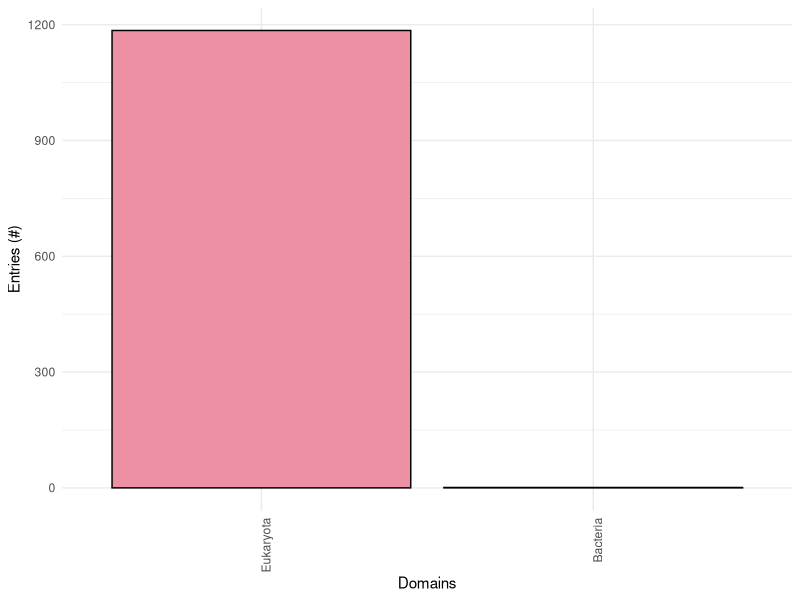
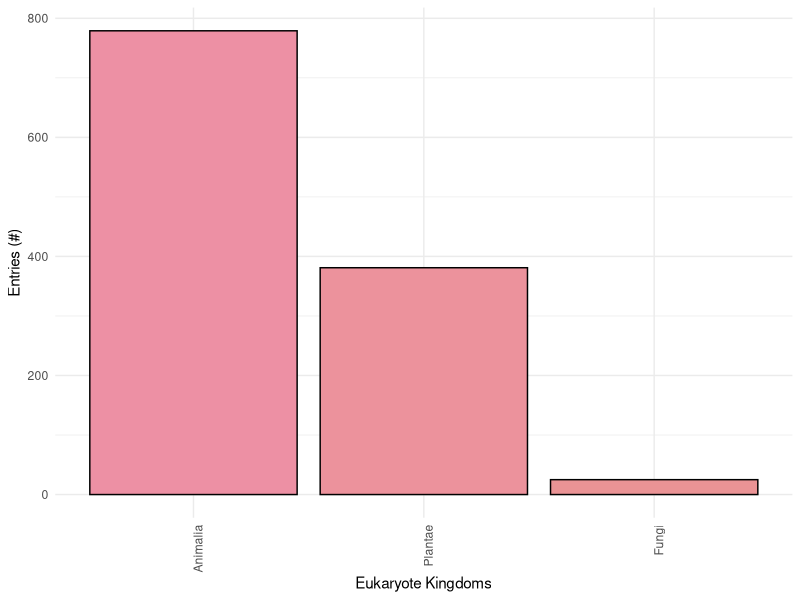
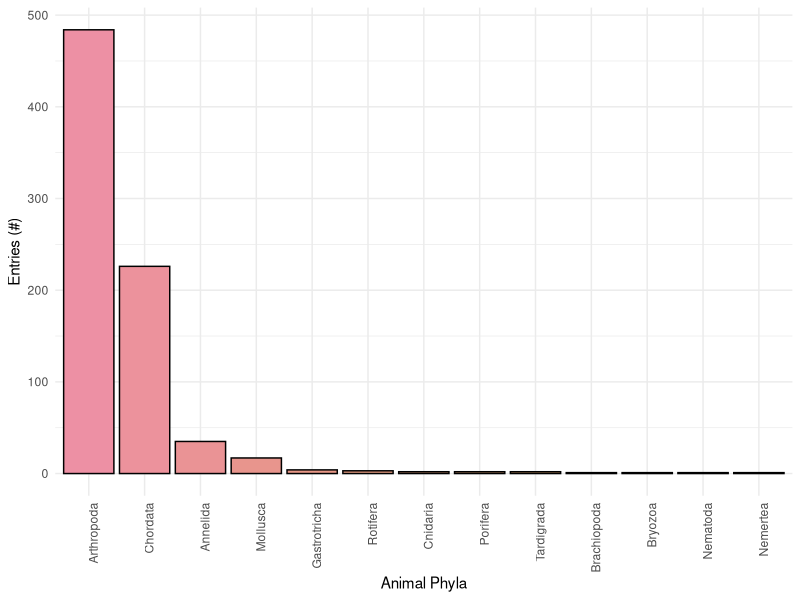
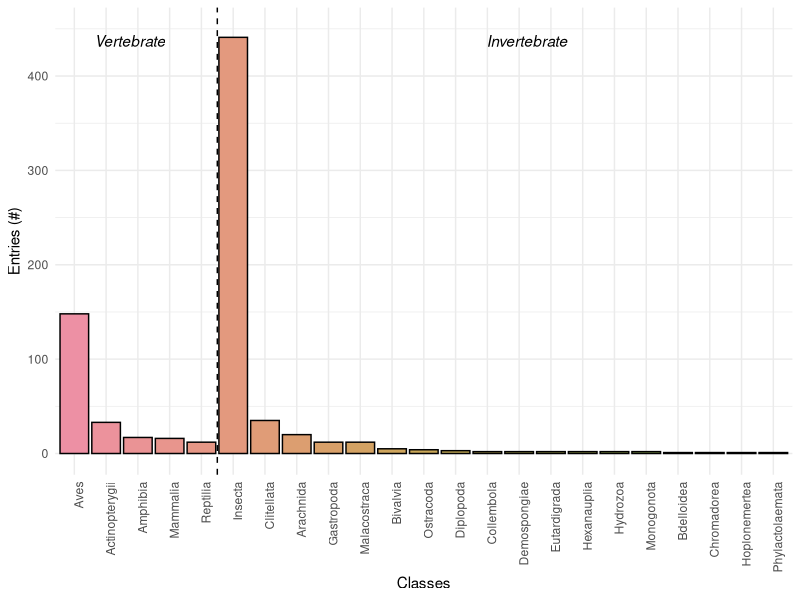
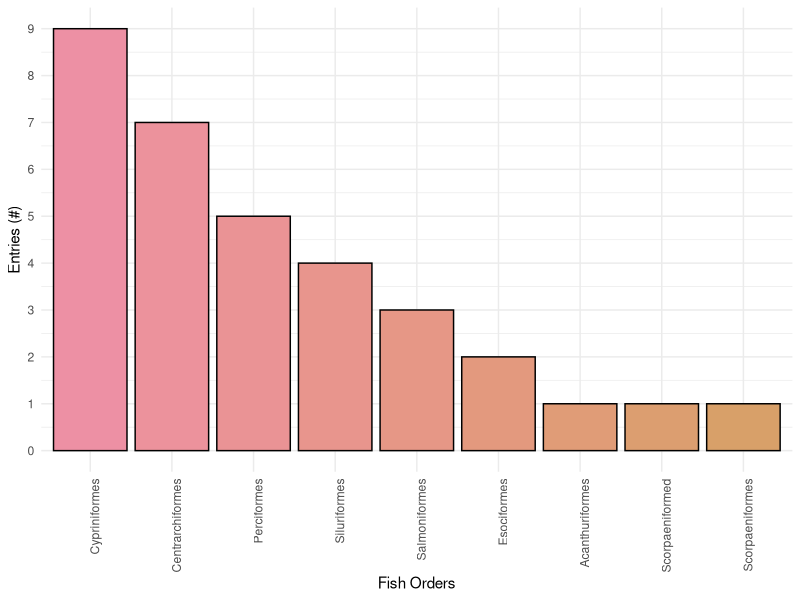
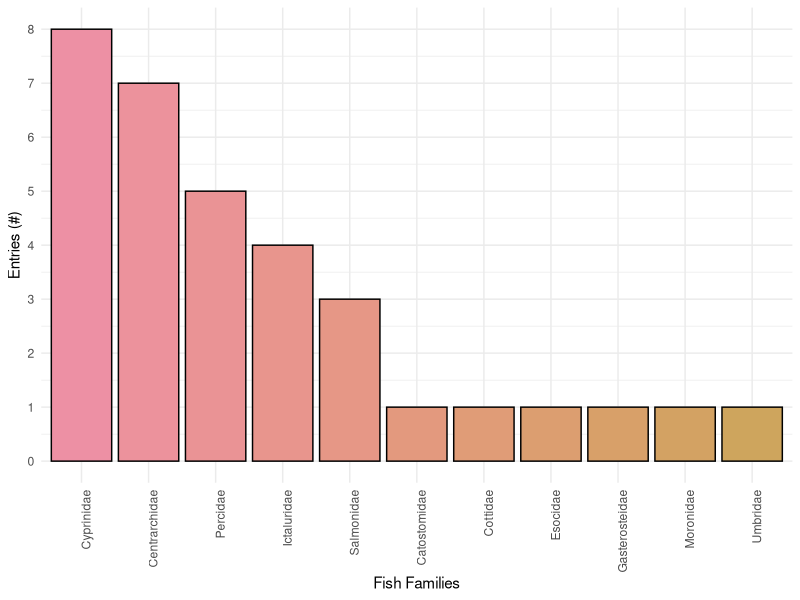
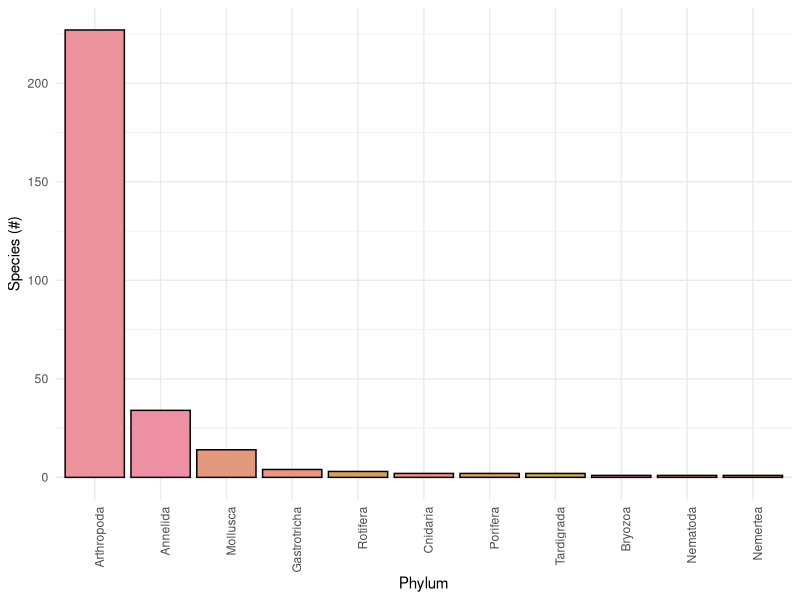
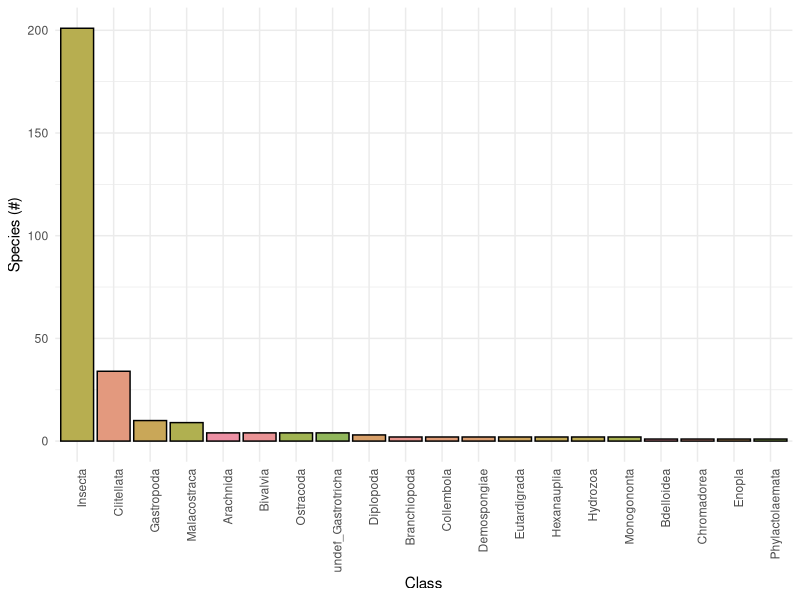

Write R code to recreate these figures, in order.
### GRAPHING BIOTIC DATA

## Load packages ---------------------------------------------------------------
if (!require(readxl, quietly = TRUE)) {
  install.packages("readxl")
  library(readxl)}

if (!require(tidyverse, quietly = TRUE)) {
  install.packages("tidyverse")
  library(tidyverse)}

if (!require(cowplot, quietly = TRUE)) {
  install.packages("cowplot")
  library(cowplot)}

if (!require(gridExtra, quietly = TRUE)) {
  install.packages("gridExtra")
  library(gridExtra)}

# Import data -----------------------------------------------------------------
# Biotic inventory description data
inventory <- read_excel("./data/biotic_inventory_description.xlsx")
fish <- read_excel("./data/fish_order_family.xlsx")

# STREAM data
stream <- read_excel("./data/STREAM_MILL CREEK GRCA_Taxonomic_Results_2023.xlsx", sheet = "Species")

# Trout data 
trout1 <- read_excel("data/species_scanned_docs.xlsx", sheet = "10.1_pages1-2")
trout2 <- read_excel("data/species_scanned_docs.xlsx", sheet =  "10.1_pages4-9_and_3.11")

# Human population data
census <- data.frame( #sourced from StatsCan census data
  Year = c(1981, 1986, 1991, 1996, 2001, 2006, 2011, 2016, 2021),
  Population = c(4480, 4885, 5397, 5416, 5885, 6689, 7029, 7336, 7944),
  Dwellings = c(1385, 1520, 1745, 1895, 2028, 2396, 2619, 2793, 2946)
)

## Data prep -------------------------------------------------------------------
# Biotic inventory data prep
domains <- inventory %>%
  mutate(`# Entries` = as.numeric(`# Entries`)) %>%
  group_by(Domain) %>%
  summarise(Total = sum(`# Entries`, na.rm = TRUE)) %>%
  mutate(Domain = reorder(Domain, -Total))

eukaryote_kingdoms <- inventory %>%
  mutate(`# Entries` = as.numeric(`# Entries`)) %>%
  filter(Domain == "Eukaryota") %>%
  group_by(Kingdom) %>%
  summarise(Total = sum(`# Entries`, na.rm = TRUE)) %>%
  mutate(Kingdom = reorder(Kingdom, -Total))

animal_phyla <- inventory %>%
  mutate(`# Entries` = as.numeric(`# Entries`)) %>%
  filter(Domain == "Eukaryota", Kingdom == "Animalia") %>%
  group_by(Phylum) %>%
  summarise(Total = sum(`# Entries`, na.rm = TRUE)) %>%
  mutate(Phylum = reorder(Phylum, -Total))

vert_classes <- inventory %>%
  mutate(`# Entries` = as.numeric(`# Entries`)) %>%
  filter(Domain == "Eukaryota", Kingdom == "Animalia", Phylum == "Chordata") %>%
  group_by(Class) %>%
  summarise(Total = sum(`# Entries`, na.rm = TRUE)) %>%
  mutate(Class = reorder(Class, -Total))

invert_classes <- inventory %>%
  mutate(`# Entries` = as.numeric(`# Entries`)) %>%
  filter(Domain == "Eukaryota", Kingdom == "Animalia", Phylum != "Chordata", !is.na(Class)) %>%
  group_by(Class) %>%
  summarise(Total = sum(`# Entries`, na.rm = TRUE)) %>%
  mutate(Class = reorder(Class, -Total))

 vert_classes <- vert_classes %>% mutate(Class = as.factor(Class), Type = "Vertebrate")
 invert_classes <- invert_classes %>% mutate(Class = as.factor(Class), Type = "Invertebrate")
 combined_classes <- rbind(vert_classes, invert_classes)
 combined_classes$Class <- factor(combined_classes$Class, levels = c(levels(vert_classes$Class), "----", levels(invert_classes$Class)))

fish_orders <- fish %>%
  group_by(Order) %>%
  summarise(Total = n()) %>%
  mutate(Order = reorder(Order, -Total))

fish_families <- fish %>%
  group_by(Family) %>%
  summarise(Total = n()) %>%
  mutate(Family = reorder(Family, -Total))

# STREAM data prep
filtered_stream_data <- stream %>% #select only sites on Mill Creek
  filter(if_any(starts_with("MIL") | starts_with("MLC"), ~ !is.na(.))) %>%
  select(-starts_with("BLR"), -starts_with("CHL"), -starts_with("HWC"), -starts_with("RAN")) %>%
  mutate(across(starts_with("MIL") | starts_with("MLC"), ~ as.integer(. == "P")))
View(filtered_stream_data)

phylum_count <- filtered_stream_data %>% #count species in each phylum
  group_by(Phylum) %>%
  summarise(Species_Count = n_distinct(Species))

class_count <- filtered_stream_data %>% #count species in each class
  group_by(Class) %>%
  summarise(Species_Count = n_distinct(Species))

family_insecta_count <- filtered_stream_data %>% #subset by class Insecta and count species in each family
  filter(Class == "Insecta") %>%
  group_by(Family) %>%
  summarise(Species_Count = n_distinct(Species))

# Trout population data prep
trout1 <- trout1 %>% 
  rename("trout_per_ha" = "#s/ha")

trout2 <- trout2 %>% 
  filter(`population numbers per`!="station")

brown_trout <- trout2 %>% filter(Species == "brown") #filter data for brown trout
brook_trout <- trout2 %>% filter(Species == "brook") #filter data for brook trout

# Define color palette
palette <- hcl.colors(63, palette = "Set2")
palette2 <- hcl.colors(3, palette = "Set2")

## Biotic inventory graphs -----------------------------------------------------
# Graph Domains
ggplot(domains, aes(x = Domain, y = Total, fill = Domain)) +
  geom_bar(stat = "identity", color = "black") +
  scale_fill_manual(values = palette) +
  labs(x = "Domains", y = "Entries (#)", fill = "Domain") +
  theme_minimal() +
  theme(axis.text.x = element_text(angle = 90, hjust = 1), legend.position = "none")

# Graph Eukaryotic Kingdoms
ggplot(eukaryote_kingdoms, aes(x = Kingdom, y = Total, fill = Kingdom)) +
  geom_bar(stat = "identity", color = "black") +
  scale_fill_manual(values = palette) +
  labs(x = "Eukaryote Kingdoms", y = "Entries (#)", fill = "Kingdom") +
  theme_minimal() +
  theme(axis.text.x = element_text(angle = 90, hjust = 1), legend.position = "none")

# Graph Animal Phyla
ggplot(animal_phyla, aes(x = Phylum, y = Total, fill = Phylum)) +
  geom_bar(stat = "identity", color = "black") +
  scale_fill_manual(values = palette) +
  labs(x = "Animal Phyla", y = "Entries (#)", fill = "Phylum") +
  theme_minimal() +
  theme(axis.text.x = element_text(angle = 90, hjust = 1), legend.position = "none")

# Graph Classes 
ggplot(combined_classes, aes(x = Class, y = Total, fill = Class)) +
  geom_bar(stat = "identity", color = "black") +
  scale_fill_manual(values = palette) +
  labs(x = "Classes", y = "Entries (#)", fill = "Class") +
  theme_minimal() +
  theme(axis.text.x = element_text(angle = 90, hjust = 1), 
        legend.position = "none") +
  scale_y_continuous(limits = c(0, 450)) +
  geom_vline(xintercept = which(levels(combined_classes$Class) == "Insecta") - 1.5, linetype = "dashed") +
  annotate("text", x = (which(levels(combined_classes$Class) == "Insecta") - 1.5) / 2, y = 450, label = "Vertebrate", vjust = 1.5, fontface = "italic") +
  annotate("text", x = (which(levels(combined_classes$Class) == "Insecta") + length(levels(invert_classes$Class)) / 2 - 0.75), y = 450, label = "Invertebrate", vjust = 1.5, fontface = "italic")

# Graph fish
ggplot(fish_orders, aes(x = Order, y = Total, fill = Order)) +
  geom_bar(stat = "identity", color = "black") +
  scale_fill_manual(values = palette) +
  labs(x = "Fish Orders", y = "Entries (#)", fill = "Order") +
  theme_minimal() +
  scale_y_continuous(limits = c(0,9), breaks = 0:9) +
  theme(axis.text.x = element_text(angle = 90, hjust = 1), legend.position = "none")

ggplot(fish_families, aes(x = Family, y = Total, fill = Family)) +
  geom_bar(stat = "identity", color = "black") +
  scale_fill_manual(values = palette) +
  labs(x = "Fish Families", y = "Entries (#)", fill = "Family") +
  theme_minimal() +
  scale_y_continuous(limits = c(0,8), breaks = 0:8) +
  theme(axis.text.x = element_text(angle = 90, hjust = 1), legend.position = "none")

## STREAM data graphs ----------------------------------------------------------
# Graph Phyla
ggplot(phylum_count, aes(x = reorder(Phylum, -Species_Count), y = Species_Count, fill = Phylum)) +
  geom_bar(stat = "identity", color = "black") +
  scale_fill_manual(values = palette) +
  labs(x = "Phylum", y = "Species (#)", fill = "Phylum") +
  theme_minimal() +
  theme(axis.text.x = element_text(angle = 90, hjust = 1), legend.position = "none")

# Graph Classes
ggplot(class_count, aes(x = reorder(Class, -Species_Count), y = Species_Count, fill = Class)) +
  geom_bar(stat = "identity", color = "black") +
  scale_fill_manual(values = palette) +
  labs(x = "Class", y = "Species (#)", fill = "Class") +
  theme_minimal() +
  theme(axis.text.x = element_text(angle = 90, hjust = 1), legend.position = "none")

# Graph Families within Class Insecta
ggplot(family_insecta_count, aes(x = reorder(Family, -Species_Count), y = Species_Count, fill = Family)) +
  geom_bar(stat = "identity", color = "black") +
  scale_fill_manual(values = palette) +
  labs(x = "Family", y = "Species (#)", fill = "Family") +
  theme_minimal() +
  theme(axis.text.x = element_text(angle = 90, hjust = 1), legend.position = "none")

## Trout population graphs -----------------------------------------------------
trout1 %>%
  ggplot(aes(x = Year, y = trout_per_ha, color = Station, fill = Station)) +
  geom_bar(stat = "identity", color = "white") +
  scale_fill_manual(values=palette2) +
  scale_x_continuous(breaks = unique(trout1$Year)) + #label every year
  labs(x = "Year", y = "Trout/hectare (#)") +
  theme_cowplot()

brown_trout_yoy <- 
  ggplot(aes(x = Year, y = YOY, fill = Station), data = brown_trout) + 
  geom_bar(stat = "identity", color = "white") + 
  scale_fill_manual(values=palette2) +
  scale_x_continuous(breaks = unique(brown_trout$Year)) + #label every year
  labs(x = "Year", y = "Young of the year (#)") +
  ggtitle("Brown trout") +
  theme_cowplot() +
  theme(plot.title = element_text(hjust = 0.5, face = "plain"))

brook_trout_yoy <- 
  ggplot(aes(x = Year, y = YOY, fill = Station), data = brook_trout) + 
  geom_bar(stat = "identity", color = "white") + 
  scale_fill_manual(values=palette2) +
  scale_x_continuous(breaks = unique(brook_trout$Year)) + #label every year
  labs(x = "Year", y = "Young of the year (#)") +
  ggtitle("Brook trout") +
  theme_cowplot() +
  theme(plot.title = element_text(hjust = 0.5, face = "plain"))

grid.arrange(brown_trout_yoy, brook_trout_yoy, ncol=2) #combine brown and brook yoy plots

## Human population graph ------------------------------------------------------
ggplot(census, aes(x = Year)) +
  geom_bar(aes(y = Population, fill = "Population"), stat = "identity", position = "identity") +
  geom_bar(aes(y = Dwellings, fill = "Dwellings"), stat = "identity", position = "identity") +
  scale_fill_manual(values = c("Population" = "grey80", "Dwellings" = "grey20"), name = "Legend") +
  scale_x_continuous(breaks = census$Year, labels = census$Year) +
  scale_y_continuous(name = "Population",
                     sec.axis = sec_axis(~ ., name = "Dwellings")) +  #direct mapping for the second y-axis
  theme_minimal()